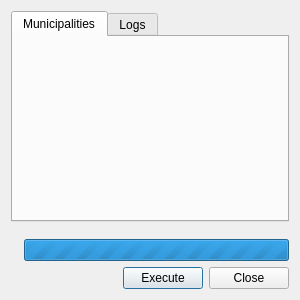
<?xml version="1.0" encoding="UTF-8"?>
<ui version="4.0">
 <class>dlg_admin_translation</class>
 <widget class="QDialog" name="dlg_admin_translation">
  <property name="geometry">
   <rect>
    <x>0</x>
    <y>0</y>
    <width>300</width>
    <height>300</height>
   </rect>
  </property>
  <property name="maximumSize">
   <size>
    <width>400</width>
    <height>600</height>
   </size>
  </property>
  <property name="windowTitle">
   <string>Dialog</string>
  </property>
  <layout class="QVBoxLayout" name="verticalLayout">
   <item>
    <widget class="QTabWidget" name="mainTab">
     <property name="currentIndex">
      <number>0</number>
     </property>
     <widget class="QWidget" name="tab_data">
      <attribute name="title">
       <string>Municipalities</string>
      </attribute>
      <layout class="QVBoxLayout" name="verticalLayout_2">
       <item>
        <layout class="QVBoxLayout" name="lyt_data_1"/>
       </item>
      </layout>
     </widget>
     <widget class="QWidget" name="tab_log">
      <attribute name="title">
       <string>Logs</string>
      </attribute>
      <layout class="QGridLayout" name="gridLayout">
       <item row="0" column="0">
        <layout class="QGridLayout" name="lyt_log_1">
         <property name="spacing">
          <number>0</number>
         </property>
         <item row="0" column="0">
          <widget class="QTextEdit" name="tab_log_txt_infolog">
           <property name="readOnly">
            <bool>true</bool>
           </property>
          </widget>
         </item>
        </layout>
       </item>
      </layout>
     </widget>
    </widget>
   </item>
   <item>
    <spacer name="verticalSpacer">
     <property name="orientation">
      <enum>Qt::Vertical</enum>
     </property>
     <property name="sizeHint" stdset="0">
      <size>
       <width>20</width>
       <height>40</height>
      </size>
     </property>
    </spacer>
   </item>
   <item>
    <layout class="QGridLayout" name="lyt_progress">
     <item row="0" column="0">
      <widget class="QLabel" name="lbl_time">
       <property name="visible">
        <bool>false</bool>
       </property>
       <property name="text">
        <string/>
       </property>
      </widget>
     </item>
     <item row="0" column="1">
      <widget class="QProgressBar" name="progressBar">
       <property name="sizePolicy">
        <sizepolicy hsizetype="Expanding" vsizetype="Fixed">
         <horstretch>0</horstretch>
         <verstretch>0</verstretch>
        </sizepolicy>
       </property>
       <property name="visible">
        <bool>false</bool>
       </property>
       <property name="maximum">
        <number>0</number>
       </property>
       <property name="value">
        <number>-1</number>
       </property>
       <property name="textVisible">
        <bool>false</bool>
       </property>
      </widget>
     </item>
    </layout>
   </item>
   <item>
    <layout class="QGridLayout" name="lyt_buttons">
     <item row="0" column="0">
      <spacer name="horizontalSpacer">
       <property name="orientation">
        <enum>Qt::Horizontal</enum>
       </property>
       <property name="sizeHint" stdset="0">
        <size>
         <width>40</width>
         <height>20</height>
        </size>
       </property>
      </spacer>
     </item>
     <item row="0" column="1">
      <widget class="QPushButton" name="btn_accept">
       <property name="text">
        <string>Execute</string>
       </property>
      </widget>
     </item>
     <item row="0" column="2">
      <widget class="QPushButton" name="btn_close">
       <property name="text">
        <string>Close</string>
       </property>
      </widget>
     </item>
    </layout>
   </item>
  </layout>
 </widget>
 <tabstops>
  <tabstop>btn_accept</tabstop>
  <tabstop>btn_close</tabstop>
 </tabstops>
 <resources/>
 <connections/>
</ui>
